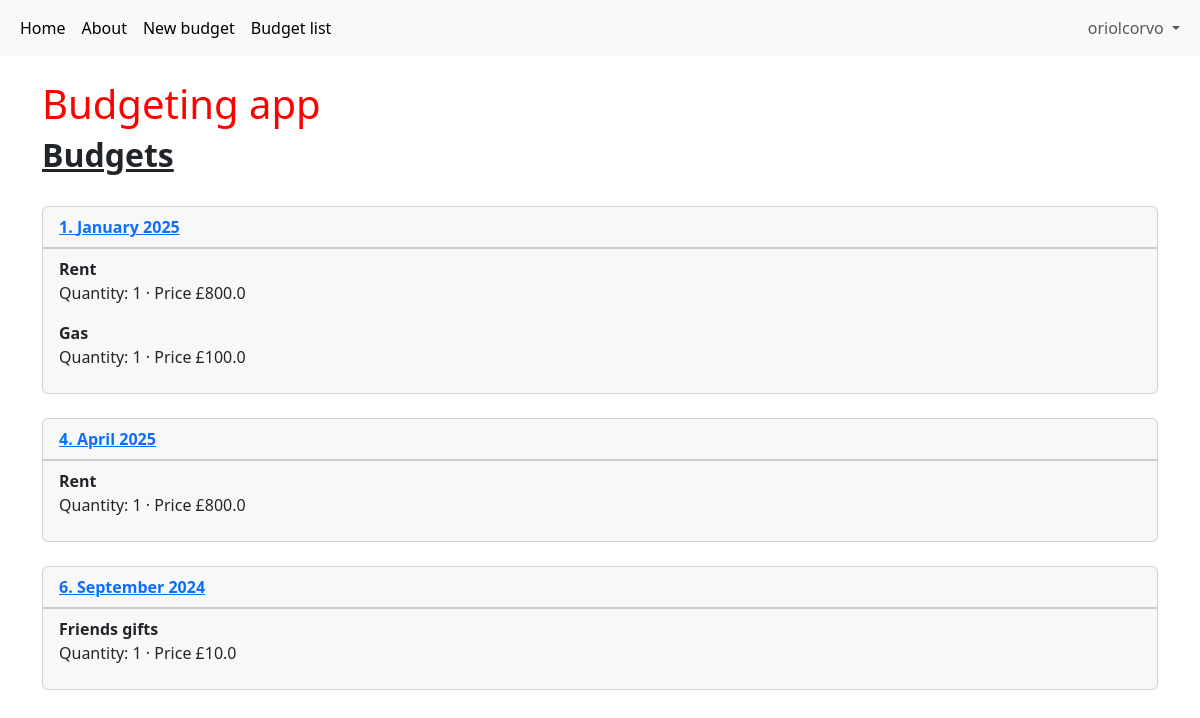
Before: /budgets/ (signed in) with the older database file.
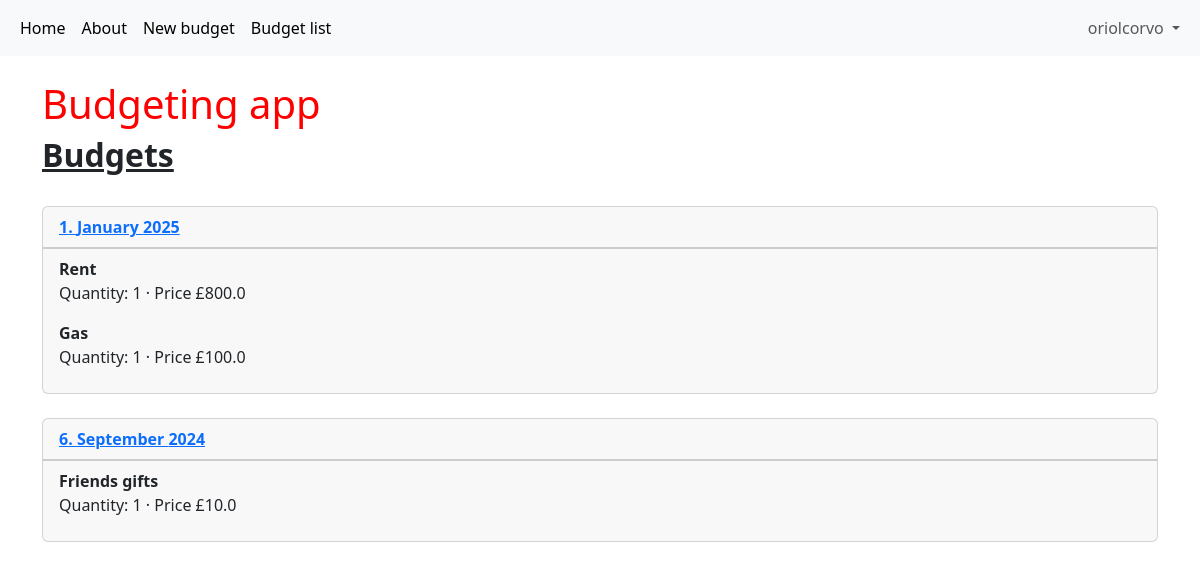
After: the same page with the newer database file.
### accounts/models.py (models this page shows)
class CustomUser(AbstractUser):
    name=models.CharField(max_length=20,null=True,blank=True)
    surname=models.CharField(max_length=20,null=True,blank=True)
    age=models.IntegerField(null=True,blank=True)

### budgets/models.py (models this page shows, shortened)
class BudgetHeader(models.Model):
    budget_ID=models.AutoField(primary_key=True)
    budget_owner=models.ForeignKey("accounts.CustomUser",null=True,blank=True,
                                   on_delete=models.CASCADE)
    all_months=[("January","January"),("February","February"),("March","March"),
                ("April","April"),("May","May"),("June","June"),
                ("July","July"),("August","August"),("September","September"),
                ("October","October"),("November","November"),("December","December")]
    budget_month=models.CharField(choices=all_months,max_length=15,null=False,blank=False)
    budget_year=models.IntegerField(null=False,blank=False)
    budget_created_at=models.DateField(null=True,blank=True,default=timezone.now())
    monthly_budget_available=models.FloatField(null=False,blank=False)
    class Meta:
        verbose_name_plural = "budget headers"
    def get_absolute_url(self):
        return reverse("budget_detail", kwargs={"pk": self.pk})

class BudgetLines(models.Model):
    budgetHeader = models.ForeignKey(
        BudgetHeader, related_name="lines", on_delete=models.CASCADE
    )
    item_name=models.CharField(max_length=50,null=False,blank=False)
    item_quantity=models.IntegerField(null=False,blank=False)
    item_price=models.FloatField(null=False,blank=False)
    item_categories_list=[("Health","Health"),
                          ("Debt payments","Debt payments"),
                          ("Rent / mortgage","Rent / mortgage"),
                          ("Energy","Energy"),
                          ("Groceries","Groceries"),
                          ("Transport","Transport"),
                          ("Gym","Gym"),
                          ("Eating out", "Eating out"),
                          ("Entertainment","Entertainment"),
                          ("Other","Other")]
    item_category=models.CharField(max_length=20,choices=item_categories_list,null=False,blank=False)
    is_recurrent=models.BooleanField(default=True,null=True,blank=True)
    item_notes=models.CharField(max_length=500, null=True,blank=True)
    class Meta:
        verbose_name_plural = "budget lines"

### budgets/views.py (the view)
# urls.py: path("",budgetsListView.as_view(), name="budget_list"),
class budgetsListView(LoginRequiredMixin,ListView):
    template_name="new_budget/budget_list.html"
    model=BudgetHeader

### templates/new_budget/budget_list.html (shortened to what this page needs)
{% extends "base.html" %}
{% block content %}
<h2><b><u>Budgets</u></b></h2>
<br>
{% for budget in object_list %}
{% if budget.budget_owner.pk == request.user.pk %}
    <div class="card">
        <div class="card-header">
            <span class="fw-bold">
                    <a href="{{ budget.get_absolute_url }}">{{budget.budget_ID}}. {{budget.budget_month}}
                        {{budget.budget_year}} </a>
            </span>
        </div>
        <div class="card-footer">
            {% for line in budget.lines.all %}
            <p>
                <span class="fw-bold">
                    {{line.item_name }} <br>
                </span>
                    Quantity: {{line.item_quantity }} &middot; Price £{{line.item_price}}
            </p>
            {% endfor %}
        </div>
    </div>
    <br>
{% endif %}
{% endfor %}
{% endblock content %}

### templates/base.html (shortened to what this page needs)
{% load static %}
<html>
<head>
      <link href="https://cdn.jsdelivr.net/npm/bootstrap@5.3.3/dist/css/bootstrap.min.css" rel="stylesheet">
      <link rel="stylesheet" href="{% static 'css/base.css' %}">
</head>
<header>
  <nav class="navbar navbar-expand-lg bg-body-tertiary">
    <div class="container-fluid">
      <div class="collapse navbar-collapse" id="navbarSupportedContent">
        <ul class="navbar-nav me-auto mb-2 mb-lg-0">
          <li class="nav">
            <a class="nav-link active" aria-current="page" href="{% url 'home' %}">Home </a>
            <a class="nav-link active" aria-current="page" href="{% url 'about' %}">About </a>
            <a class="nav-link active" aria-current="page" href="{% url 'new_budget' %}">New budget </a>
            <a class="nav-link active" aria-current="page" href="{% url 'budget_list' %}">Budget list</a>
            </li>
        </ul>
          {% if user.is_authenticated %}
        <div class="mr-auto">
          <ul class="navbar-nav">
            <li class="nav-item dropdown">
              <a class="nav-link dropdown-toggle" href="#" role="button" data-bs-toggle="dropdown"
                aria-expanded="false">
                {{ user.username }}
              </a>
            </li>
        {% endif %}
      </div>
    </div>
  </nav>
</header>
<body>
      <main class="container mt-4">
            <h1> Budgeting app</h1>
      {% block content %}
      {% endblock content %}
      </main>
  </body>
</html>

### static/css/base.css (style rules this page uses)
body h1 { color: red !important; }

Changed rows visible on the page:
removed BudgetHeader: budget_ID "4", budget_month "April", budget_year "2025"
removed BudgetLines: item_name "Rent", item_quantity "1", item_price "800.0", shown under "4"
